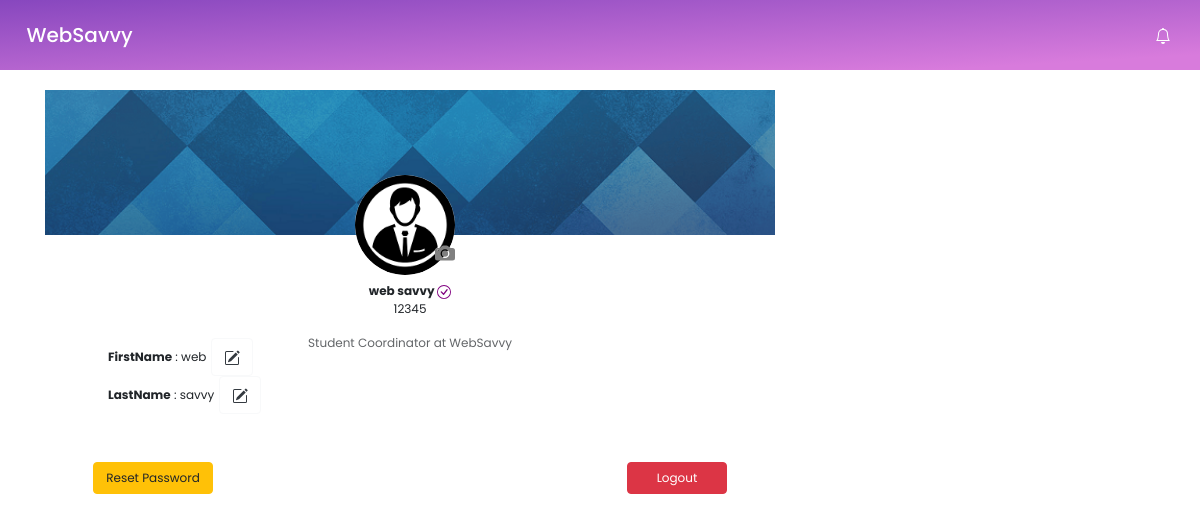
The app's page /Coordinator/myaccount/ (signed in) with its own data.
### App/models.py (models this page shows, shortened)
class NewUser(AbstractBaseUser,PermissionsMixin):
    username = None
    email = models.EmailField(gettext_lazy("email address"),unique=True)
    roll = models.CharField(max_length=10,unique=True)
    firstName = models.CharField(max_length=200,blank=True)
    lastName = models.CharField(max_length=200,blank = True)
    isCoordinator = models.BooleanField(default=False)
    is_staff = models.BooleanField(default=False)
    is_active = models.BooleanField(default=True)
    start_date = models.DateField(default=timezone.now)
    avatar = models.ImageField(upload_to=get_avataar_path, blank=True)
    objects = CustomAccountManager()
    USERNAME_FIELD = "email"
    REQUIRED_FIELDS = ['roll','firstName','lastName']
    def get_fullname(self):
        return self.firstName+" "+self.lastName

### Coordinator/views.py (the view, shortened to what this page needs)
# urls.py: path("myaccount/",views.myAccount,name='myaccount'),
@login_required(login_url="App:loginpage")
def myAccount(request):
    pass
    user = request.user
    context={
        "user":user,
    }
    return render(request,"Coordinator/myAccount.html")

### Coordinator/templates/Coordinator/myAccount.html (shortened to what this page needs)
<!doctype html>
{% load static %}
<html lang="en">
<head>
    <link rel="stylesheet" href="https://cdn.jsdelivr.net/npm/bootstrap@4.6.1/dist/css/bootstrap.min.css"
>
    <link rel="stylesheet" href="{% static 'Coordinator/css/myaccount.css' %}" />
    <link rel="stylesheet" href="https://cdnjs.cloudflare.com/ajax/libs/font-awesome/4.7.0/css/font-awesome.min.css">
</head>
<body>
    <nav class="navbar  sticky-top navbar-light bg-light">
        <a href="{% url 'Coordinator:dashboard' %}" class="navbar-brand mb-0 h1" style="color: white;"> &nbsp;
            WebSavvy</a>
        <span class="navbar-text">
            <button class="btn btn-outlinel-light textdark">
            </button>
        </span>
    </nav>
    <div class="container" style="margin-top: 20px;">
        <div class="row">
            <div class="col-lg-8 col-md-8 col-sm-12">
                <div style="background: white; border-radius: 5px;">
                    <div style="width: 100%; height:120px;  border-top-left-radius: 5px; border-top-right-radius: 5px;">
                        <img src="{% static 'Coordinator/images/coverphoto.png' %}" style="width: 100%;" />
                    </div>
                    <div class="d-flex justify-content-center imagecontainer">
                        {% if user.avatar %}
                        <img class="image" style="border-radius: 50%;" src="{{user.avatar.url}}" width="100"
                            height="100" />
                        {% else %}
                        <img class="image" style="border-radius: 50%;"
                            src="{% static 'Coordinator/images/defaultavatar.png' %}" width="100" height="100" />
                        {% endif %}
                        <button class="btn btn-green"
                            style="border: 0px !important; padding:0px !important; height: 10px;" data-toggle="modal"
                            data-target="#changeimage">
                        </button>
                    </div>
                    <div class="d-flex flex-column align-items-center " id="details">
                        <b>
                            <p style="font-size: 12px; margin-bottom: 0; ">{{user.get_fullname}} </p>
                        </b>
                        <p style="font-size: 12px; ">{{ user.roll }}</p>
                        <p style="font-size: 12px; opacity: .7; text-align: center;">Student Coordinator at WebSavvy
                        </p>
                    </div>
                    <div class="d-flex flex-column ">
                        <div class="container ml-5 mb-5" id="reset" style="width: 280px;">
                            <div style="width:250px;">
                                <p style="font-size: 12px; margin-bottom: 0; display: inline; "><b>FirstName</b> :
                                    {{user.firstName}}</p>
                                <button data-toggle="modal" data-target="#firstNameModal" style="display: inline;"
                                    class="btn btn-outline-light text-dark" type="button"></button>
                            </div>
                            <div style="width:250px;">
                                <p style="font-size: 12px; margin-bottom: 0; display: inline;"><b>LastName</b> :
                                    {{user.lastName}}</p>
                                <button data-toggle="modal" data-target="#lastNameModal" style="display: inline;"
                                    class="btn btn-outline-light text-dark" type="button"></button>
                            </div>
                        </div>
                        <div class="d-flex justify-content-between" id="logout">
                            <button type="button" data-toggle="modal" data-target="#resetpassword"
                                class="btn btn-warning ml-5" style="font-size: 12px; width: 120px;">Reset
                                Password</button>
                            <a href="{% url 'App:logout' %}" class="btn btn-danger mr-5"
                                style="font-size: 12px; width:100px">Logout</a>
                        </div>
                    </div>
                </div>
            </div>
        </div>
    </div>
</body>
</html>

### Coordinator/static/Coordinator/css/myaccount.css (style rules this page uses)
* { box-sizing: border-box; margin: 0; padding: 0; }
body { background:white; font-family: "Poppins", sans-serif; }
.navbar-light { background: linear-gradient(to bottom right, #7e41bb -10%, #d87bdc 89%); height: 70px; }
.imagecontainer { position: relative; margin-top:15px; left: 50%; transform: translate(-50%, -50%); }
.btn-green { position: relative; margin-top: 70px; margin-left:-10px ; transform: translate(-50%, -50%); }
#details { position: relative; left:50%; transform: translate(-50%, -50%); }
#reset { margin-top: -10%; }
#logout { font-size: 12px; }

### records on screen
NewUser: get_fullname "web savvy", roll "12345", firstName "web", lastName "savvy"
